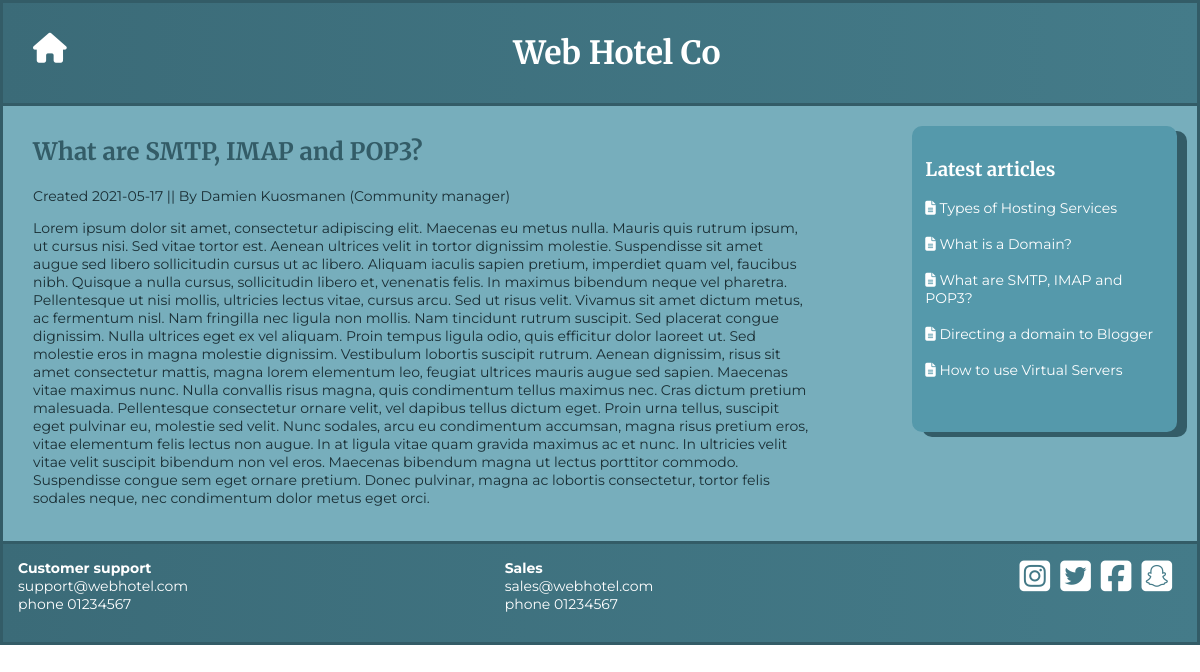
Page /article.php?articleID=2 on the committed database.
### tables this page shows
CREATE TABLE `articles` (
  `article_id` int(11) NOT NULL,
  `title` varchar(200) NOT NULL,
  `text` text NOT NULL,
  `category_id` int(11) NOT NULL,
  `author` varchar(20) NOT NULL,
  `publish_date` date NOT NULL
);

CREATE TABLE `users` (
  `user_name` varchar(20) NOT NULL,
  `password` varchar(200) NOT NULL,
  `first_name` varchar(100) NOT NULL,
  `last_name` varchar(100) NOT NULL,
  `role` varchar(100) NOT NULL
);

### article.php (the view, shortened to what this page needs)
<!DOCTYPE html>
<html lang="en" dir="ltr">
  <head>
    <link rel="stylesheet" href="css/stylesheet.css">
  </head>
  <body>
    <div class="container">
    <?php include('header.php'); ?>
    <?php require_once('connection.php') ; ?>
    <div class="article-info">
      <?php
      $id = $_GET["articleID"];
      $sql = "SELECT * FROM articles INNER JOIN users ON articles.author = users.user_name WHERE article_id = $id";
      $result = $conn->query($sql);
        if($result->num_rows > 0) {
          while($row = $result->fetch_assoc()) {
              if (isset($_GET["articleID"])) {
                  $text = strip_tags($row["text"]);
                  if($id == $id){
                      echo '<h2>'.$row["title"].'</h2>';
                      echo '<p>Created '.$row["publish_date"].' || By '.$row["first_name"].' '.$row["last_name"].' ('.$row["role"].')</p>';
                      echo '<p>'.$text.'</p>';
                  }
              }
          }
      }
      ?>
    </div>
    <?php include('latest-articles.php'); ?>
    <?php include('footer.php'); ?>
    </div>
  </body>
</html>

### latest-articles.php
<!DOCTYPE html>
<html lang="en" dir="ltr">
  <head>
  </head>
  <body>
    <?php require_once('connection.php') ; ?>
    <div class="right-column">
      <h3>Latest articles</h3>
      <?php
      $sql = "SELECT title, article_id FROM articles ORDER BY publish_date DESC LIMIT 10";
      $result = $conn->query($sql);
      if ($result->num_rows > 0) {
         while($row = $result->fetch_assoc()) {
             echo ' <a href="article.php?articleID='.$row["article_id"].'"><i class="fa-solid fa-file-lines"></i> '.$row["title"].'</a> <br><br>';
         }
      }
       ?>
    </div>
  </body>
</html>

### css/stylesheet.css (style rules this page uses)
body { margin: 0; }
.container { border-style: solid; background-color: #77aebc; border-color: #335c67; }
.article-info { padding: 10px; margin: 10px; float: left; color:#1a2e34; }
.right-column { float: left; border-style: solid; padding: 10px; margin: 10px; border-color: #5599ab; border-radius: 10px; background-color: #5599ab; }
.right-column h3 { color: white; }
a { text-decoration: none; color: white; }
p, a { font-family: 'Montserrat', sans-serif; font-size: 14px; }
h1, h2, h3 { font-family: 'Merriweather', serif; color: #335c67; }
@media screen and (min-width: 320px) { .article-info { width: 85%; } }
@media screen and (min-width: 320px) { .right-column { width: 85%; margin-bottom: 20px; min-height: 200px; box-shadow: 5px 5px #335c67; } }
@media screen and (min-width: 530px) { .article-info { width: 45%; margin-left: 20px; min-height: 705px; } }
@media screen and (min-width: 530px) { .article-info h2 { margin-top: 0; } }
@media screen and (min-width: 530px) { .right-column { margin-right: 20px; min-height: 280px; width: 30%; float: right; box-shadow: 10px 5px #335c67; } }
@media screen and (min-width: 800px) { .article-info { width: 60%; min-height: 500px; } }
@media screen and (min-width: 800px) { .right-column { width: 25%; } }
@media screen and (min-width: 1000px) { .article-info { width: 65%; min-height:360px; } }
@media screen and (min-width: 1000px) { .right-column { width: 20%; } }

### rows in the picture
articles: title "What are SMTP, IMAP and POP3?", publish_date "2021-05-17", author.first_name "Damien", author.last_name "Kuosmanen", author.role "Community manager", text "Lorem ipsum dolor sit amet, consectetur adipiscing elit. Maecenas eu metus nulla. Mauris quis rutrum ipsum, ut cursus nisi. Sed vitae tortor est. Aenean ultrices velit in tortor dignissim molestie. Suspendisse sit amet augue sed libero sollicitudin cursus ut ac libero. Aliquam iaculis sapien pretium, imperdiet quam vel, faucibus nibh. Quisque a nulla cursus, sollicitudin libero et, venenatis felis. In maximus bibendum neque vel pharetra. Pellentesque ut nisi mollis, ultricies lectus vitae, cursus arcu. Sed ut risus velit. Vivamus sit amet dictum metus, ac fermentum nisl. Nam fringilla nec ligula non mollis. Nam tincidunt rutrum suscipit. Sed placerat congue dignissim. Nulla ultrices eget ex…"
articles: title "Types of Hosting Services"
articles: title "What is a Domain?"
articles: title "Directing a domain to Blogger"
articles: title "How to use Virtual Servers"
